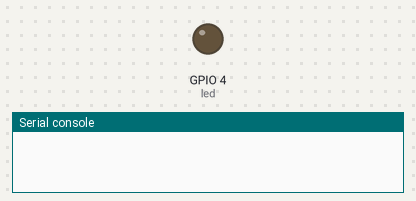
A program run on a simulated ESP8266 board running MicroPython. Parts: output pins drawn as LEDs (lit = HIGH), the last lines printed to the serial console. WiFi joins after 1.5 s.

Above: at 0.4 s.
At 1.9 s:
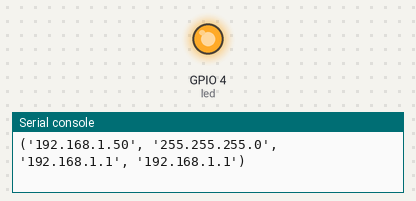
Timing chart, 0 to 3.4 s (numbered marks = the images above):
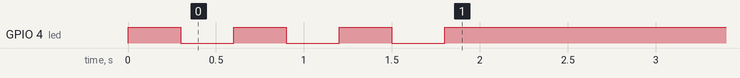

The program:

main.py
```python
import microdot
from machine import Pin

led = Pin(4,Pin.OUT)

app = microdot.Microdot()

@app.route('/')
async def index(request):
    return microdot.send_file('html/main.html')

@app.post('/button')
async def button(request):
    led.value(not led.value())

app.run(port=80)
```

boot.py
```python
import network
from machine import Pin
import time

led = Pin(4,Pin.OUT)

# setup as station
sta_if = network.WLAN(network.STA_IF)

# activate station
sta_if.active(True)

# connect to wifi
sta_if.connect('<ssid>','<password>')

# wait until wifi is connected
while not sta_if.isconnected():
    led.on()
    time.sleep(0.3)
    led.off()
    time.sleep(0.3)

led.on()

print(sta_if.ifconfig())
```
